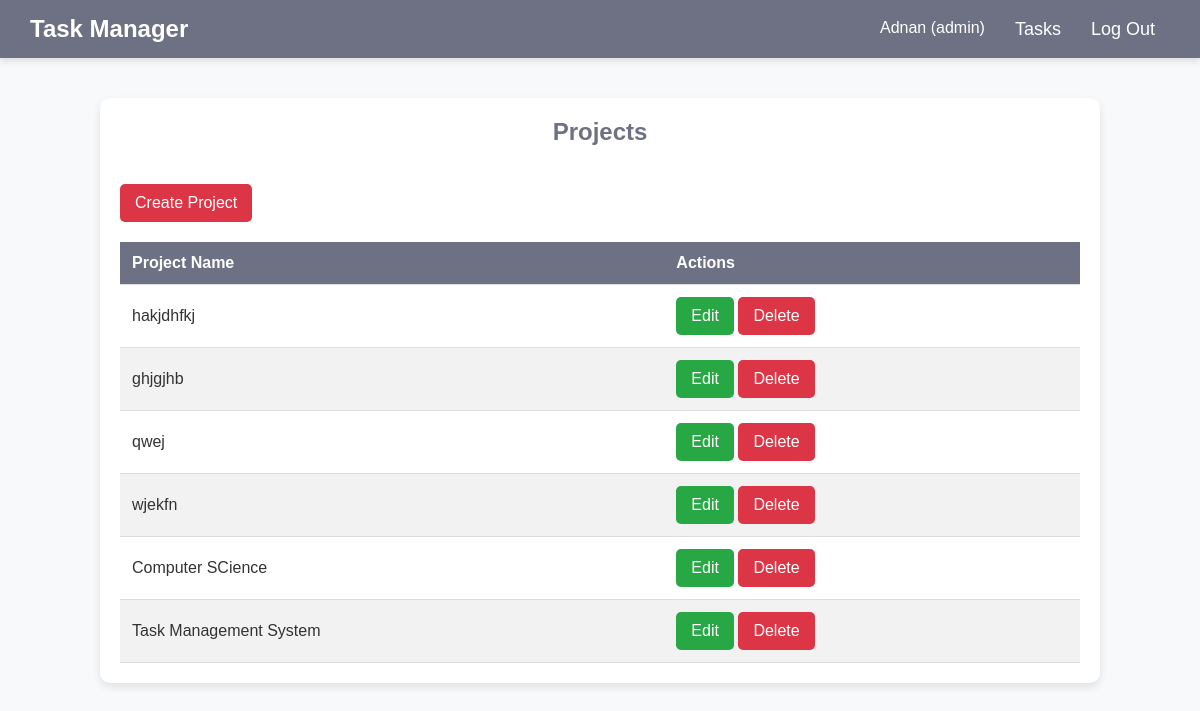
/projects_list/ (signed in), run on the app's committed database.
### tasks/models.py (models this page shows, shortened)
class User(AbstractUser):
    ROLE_CHOICES = (
        ('admin', 'Admin'),
        ('user', 'User'),
    )
    role = models.CharField(max_length=20, choices=ROLE_CHOICES, default='employee')
    phone_number = models.CharField(max_length=15, blank=True, null=True)
    def __str__(self):
        return f"{self.username} ({self.role})"

class Project(models.Model):
    name = models.CharField(max_length=160, unique=True)

### tasks/views.py (the view)
# urls.py: path('projects_list/', views.projects_list, name='projects_list'),
def projects_list(request):
    projects = Project.objects.all()
    return render(request, 'projects_list.html', {'projects': projects})

### tasks/templates/projects_list.html (shortened to what this page needs)
<!DOCTYPE html>
<html lang="en">
{% load static %}
<head>
</head>
<body>
    {% include 'layout/header.html' with link='/' name='Tasks' %}
    <div class="tasks-list">
        <h2>Projects</h2>
        <br>
        <a href="{% url 'create_project' %}" class="btn btn-delete">Create Project</a>
        <div style="overflow-x: auto;">
        <table class="task-table">
            <thead>
                <tr>
                    <th>Project Name</th>
                    <th>Actions</th>
                </tr>
            </thead>
            <tbody>
                {% for project in projects %}
                <tr>
                    <td>{{ project.name }}</td>
                    <td>
                        {% if request.user.role == "admin" %}
                            <a href="{% url 'edit_project' project.id %}" class="btn btn-edit">Edit</a>
                            <a href="{% url 'delete_project' project.id %}" class="btn btn-delete" onclick="return confirm('Are you sure you want to delete this project?');">Delete</a>
                        {% endif %}
                    </td>
                </tr>
                {% empty %}
                <tr>
                    <td colspan="2">No Projects Found</td>
                </tr>
                {% endfor %}
            </tbody>
        </table>
        </div>
    </div>
</body>
</html>

### tasks/templates/layout/header.html (shortened to what this page needs)
<header>
    <div class="logo">Task Manager</div>
    <nav>
        <ul id="menu">
            <li>{{ request.user }}</li>
            <li><a href="{{ link }}">{{ name }}</a></li>
            <li><a href="/logout">Log Out</a></li>
        </ul>
    </nav>
</header>

### tasks/templates/projects_list.html (style rules this page uses)
* { margin: 0; padding: 0; box-sizing: border-box; font-family: 'Poppins', sans-serif; }
body { background: #f8f9fa; color: #333; font-size: 16px; }
header { display: flex; justify-content: space-between; align-items: center; background: #6d7183; padding: 15px 30px; color: white; box-shadow: 0px 4px 6px rgba(0, 0, 0, 0.1); position: relative; }
.logo { font-size: 24px; font-weight: bold; }
nav ul { display: flex; list-style: none; }
nav ul li { margin: 0 15px; }
nav ul li a { text-decoration: none; color: white; font-size: 18px; transition: 0.3s; }
.tasks-list { max-width: 1000px; margin: 40px auto; background: white; padding: 20px; border-radius: 10px; box-shadow: 0 4px 8px rgba(0, 0, 0, 0.1); }
.task-table { width: 100%; border-collapse: collapse; margin-top: 20px; overflow-x: auto; }
.task-table th, .task-table td { padding: 12px; text-align: left; border-bottom: 1px solid #ddd; }
.task-table th { background: #6d7183; color: white; }
.task-table tbody tr:nth-child(even) { background: #f2f2f2; }
.btn { display: inline-block; padding: 10px 15px; color: white; border: none; cursor: pointer; text-decoration: none; border-radius: 5px; transition: 0.3s; }
.btn-edit { background-color: #28a745; }
.btn-delete { background-color: #dc3545; }
h2 { font-size: 24px; margin-bottom: 20px; color: #6d7183; text-align: center; }

### data on the page
User: user "Adnan (admin)"
Project: name "hakjdhfkj"
Project: name "ghjgjhb"
Project: name "qwej"
Project: name "wjekfn"
Project: name "Computer SCience"
Project: name "Task Management System"

### other printed values
{{ name }} "Tasks"
